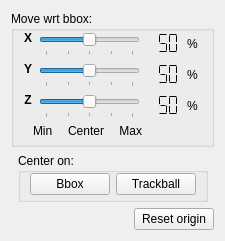
     <widget class="QWidget" name="originTab" >
      <attribute name="title" >
       <string>Origin</string>
      </attribute>
      <layout class="QVBoxLayout" >
       <item>
        <widget class="QGroupBox" name="moveWrtBboxGroupBox" >
         <property name="sizePolicy" >
          <sizepolicy vsizetype="Minimum" hsizetype="Minimum" >
           <horstretch>0</horstretch>
           <verstretch>0</verstretch>
          </sizepolicy>
         </property>
         <property name="title" >
          <string>Move wrt bbox:</string>
         </property>
         <layout class="QVBoxLayout" >
          <property name="topMargin" >
           <number>0</number>
          </property>
          <property name="bottomMargin" >
           <number>0</number>
          </property>
          <item>
           <layout class="QHBoxLayout" >
            <item>
             <widget class="QLabel" name="bboxXLabel" >
              <property name="minimumSize" >
               <size>
                <width>10</width>
                <height>25</height>
               </size>
              </property>
              <property name="maximumSize" >
               <size>
                <width>10</width>
                <height>25</height>
               </size>
              </property>
              <property name="font" >
               <font>
                <weight>75</weight>
                <bold>true</bold>
               </font>
              </property>
              <property name="text" >
               <string>X</string>
              </property>
              <property name="alignment" >
               <set>Qt::AlignHCenter|Qt::AlignTop</set>
              </property>
             </widget>
            </item>
            <item>
             <widget class="QSlider" name="bboxXSlider" >
              <property name="sizePolicy" >
               <sizepolicy vsizetype="Minimum" hsizetype="Expanding" >
                <horstretch>0</horstretch>
                <verstretch>0</verstretch>
               </sizepolicy>
              </property>
              <property name="minimumSize" >
               <size>
                <width>101</width>
                <height>25</height>
               </size>
              </property>
              <property name="minimum" >
               <number>0</number>
              </property>
              <property name="maximum" >
               <number>100</number>
              </property>
              <property name="singleStep" >
               <number>1</number>
              </property>
              <property name="pageStep" >
               <number>1</number>
              </property>
              <property name="value" >
               <number>50</number>
              </property>
              <property name="orientation" >
               <enum>Qt::Horizontal</enum>
              </property>
              <property name="tickPosition" >
               <enum>QSlider::TicksBelow</enum>
              </property>
              <property name="tickInterval" >
               <number>25</number>
              </property>
             </widget>
            </item>
            <item>
             <widget class="QLCDNumber" name="bboxXLcdNumber" >
              <property name="minimumSize" >
               <size>
                <width>35</width>
                <height>25</height>
               </size>
              </property>
              <property name="maximumSize" >
               <size>
                <width>35</width>
                <height>25</height>
               </size>
              </property>
              <property name="font" >
               <font>
                <pointsize>2</pointsize>
               </font>
              </property>
              <property name="frameShape" >
               <enum>QFrame::NoFrame</enum>
              </property>
              <property name="frameShadow" >
               <enum>QFrame::Plain</enum>
              </property>
              <property name="lineWidth" >
               <number>0</number>
              </property>
              <property name="numDigits" >
               <number>3</number>
              </property>
              <property name="segmentStyle" >
               <enum>QLCDNumber::Flat</enum>
              </property>
              <property name="value" stdset="0" >
               <double>50.000000000000000</double>
              </property>
             </widget>
            </item>
            <item>
             <widget class="QLabel" name="bboxXLabel2" >
              <property name="minimumSize" >
               <size>
                <width>15</width>
                <height>25</height>
               </size>
              </property>
              <property name="maximumSize" >
               <size>
                <width>15</width>
                <height>25</height>
               </size>
              </property>
              <property name="text" >
               <string>%</string>
              </property>
              <property name="alignment" >
               <set>Qt::AlignLeading|Qt::AlignLeft|Qt::AlignVCenter</set>
              </property>
             </widget>
            </item>
           </layout>
          </item>
          <item>
           <layout class="QHBoxLayout" >
            <item>
             <widget class="QLabel" name="bboxYLabel" >
              <property name="minimumSize" >
               <size>
                <width>10</width>
                <height>25</height>
               </size>
              </property>
              <property name="maximumSize" >
               <size>
                <width>10</width>
                <height>25</height>
               </size>
              </property>
              <property name="font" >
               <font>
                <weight>75</weight>
                <bold>true</bold>
               </font>
              </property>
              <property name="text" >
               <string>Y</string>
              </property>
              <property name="alignment" >
               <set>Qt::AlignHCenter|Qt::AlignTop</set>
              </property>
             </widget>
            </item>
            <item>
             <widget class="QSlider" name="bboxYSlider" >
              <property name="sizePolicy" >
               <sizepolicy vsizetype="Minimum" hsizetype="Expanding" >
                <horstretch>0</horstretch>
                <verstretch>0</verstretch>
               </sizepolicy>
              </property>
              <property name="minimumSize" >
               <size>
                <width>101</width>
                <height>25</height>
               </size>
              </property>
              <property name="minimum" >
               <number>0</number>
              </property>
              <property name="maximum" >
               <number>100</number>
              </property>
              <property name="singleStep" >
               <number>1</number>
              </property>
              <property name="pageStep" >
               <number>1</number>
              </property>
              <property name="value" >
               <number>50</number>
              </property>
              <property name="orientation" >
               <enum>Qt::Horizontal</enum>
              </property>
              <property name="tickPosition" >
               <enum>QSlider::TicksBelow</enum>
              </property>
              <property name="tickInterval" >
               <number>25</number>
              </property>
             </widget>
            </item>
            <item>
             <widget class="QLCDNumber" name="bboxYLcdNumber" >
              <property name="minimumSize" >
               <size>
                <width>35</width>
                <height>25</height>
               </size>
              </property>
              <property name="maximumSize" >
               <size>
                <width>35</width>
                <height>25</height>
               </size>
              </property>
              <property name="font" >
               <font>
                <pointsize>2</pointsize>
               </font>
              </property>
              <property name="frameShape" >
               <enum>QFrame::NoFrame</enum>
              </property>
              <property name="frameShadow" >
               <enum>QFrame::Plain</enum>
              </property>
              <property name="lineWidth" >
               <number>0</number>
              </property>
              <property name="numDigits" >
               <number>3</number>
              </property>
              <property name="segmentStyle" >
               <enum>QLCDNumber::Flat</enum>
              </property>
              <property name="value" stdset="0" >
               <double>50.000000000000000</double>
              </property>
             </widget>
            </item>
            <item>
             <widget class="QLabel" name="bboxYLabel2" >
              <property name="minimumSize" >
               <size>
                <width>15</width>
                <height>25</height>
               </size>
              </property>
              <property name="maximumSize" >
               <size>
                <width>15</width>
                <height>25</height>
               </size>
              </property>
              <property name="text" >
               <string>%</string>
              </property>
              <property name="alignment" >
               <set>Qt::AlignLeading|Qt::AlignLeft|Qt::AlignVCenter</set>
              </property>
             </widget>
            </item>
           </layout>
          </item>
          <item>
           <layout class="QHBoxLayout" >
            <item>
             <widget class="QLabel" name="bboxZLabel" >
              <property name="minimumSize" >
               <size>
                <width>10</width>
                <height>25</height>
               </size>
              </property>
              <property name="maximumSize" >
               <size>
                <width>10</width>
                <height>25</height>
               </size>
              </property>
              <property name="font" >
               <font>
                <weight>75</weight>
                <bold>true</bold>
               </font>
              </property>
              <property name="text" >
               <string>Z</string>
              </property>
              <property name="alignment" >
               <set>Qt::AlignHCenter|Qt::AlignTop</set>
              </property>
             </widget>
            </item>
            <item>
             <widget class="QSlider" name="bboxZSlider" >
              <property name="sizePolicy" >
               <sizepolicy vsizetype="Minimum" hsizetype="Expanding" >
                <horstretch>0</horstretch>
                <verstretch>0</verstretch>
               </sizepolicy>
              </property>
              <property name="minimumSize" >
               <size>
                <width>101</width>
                <height>25</height>
               </size>
              </property>
              <property name="minimum" >
               <number>0</number>
              </property>
              <property name="maximum" >
               <number>100</number>
              </property>
              <property name="singleStep" >
               <number>1</number>
              </property>
              <property name="pageStep" >
               <number>1</number>
              </property>
              <property name="value" >
               <number>50</number>
              </property>
              <property name="orientation" >
               <enum>Qt::Horizontal</enum>
              </property>
              <property name="tickPosition" >
               <enum>QSlider::TicksBelow</enum>
              </property>
              <property name="tickInterval" >
               <number>25</number>
              </property>
             </widget>
            </item>
            <item>
             <widget class="QLCDNumber" name="bboxZLcdNumber" >
              <property name="minimumSize" >
               <size>
                <width>35</width>
                <height>25</height>
               </size>
              </property>
              <property name="maximumSize" >
               <size>
                <width>35</width>
                <height>25</height>
               </size>
              </property>
              <property name="font" >
               <font>
                <pointsize>2</pointsize>
               </font>
              </property>
              <property name="frameShape" >
               <enum>QFrame::NoFrame</enum>
              </property>
              <property name="frameShadow" >
               <enum>QFrame::Plain</enum>
              </property>
              <property name="lineWidth" >
               <number>0</number>
              </property>
              <property name="numDigits" >
               <number>3</number>
              </property>
              <property name="segmentStyle" >
               <enum>QLCDNumber::Flat</enum>
              </property>
              <property name="value" stdset="0" >
               <double>50.000000000000000</double>
              </property>
             </widget>
            </item>
            <item>
             <widget class="QLabel" name="bboxZLabel2" >
              <property name="minimumSize" >
               <size>
                <width>15</width>
                <height>25</height>
               </size>
              </property>
              <property name="maximumSize" >
               <size>
                <width>15</width>
                <height>25</height>
               </size>
              </property>
              <property name="text" >
               <string>%</string>
              </property>
              <property name="alignment" >
               <set>Qt::AlignLeading|Qt::AlignLeft|Qt::AlignVCenter</set>
              </property>
             </widget>
            </item>
           </layout>
          </item>
          <item>
           <layout class="QHBoxLayout" >
            <item>
             <spacer>
              <property name="orientation" >
               <enum>Qt::Horizontal</enum>
              </property>
              <property name="sizeType" >
               <enum>QSizePolicy::Minimum</enum>
              </property>
              <property name="sizeHint" >
               <size>
                <width>10</width>
                <height>20</height>
               </size>
              </property>
             </spacer>
            </item>
            <item>
             <widget class="QLabel" name="bboxMinLabel" >
              <property name="text" >
               <string>Min</string>
              </property>
              <property name="alignment" >
               <set>Qt::AlignLeading|Qt::AlignLeft|Qt::AlignTop</set>
              </property>
             </widget>
            </item>
            <item>
             <spacer>
              <property name="orientation" >
               <enum>Qt::Horizontal</enum>
              </property>
              <property name="sizeHint" >
               <size>
                <width>0</width>
                <height>20</height>
               </size>
              </property>
             </spacer>
            </item>
            <item>
             <widget class="QLabel" name="bboxCenterLabel" >
              <property name="text" >
               <string>Center</string>
              </property>
              <property name="alignment" >
               <set>Qt::AlignLeading|Qt::AlignLeft|Qt::AlignTop</set>
              </property>
             </widget>
            </item>
            <item>
             <spacer>
              <property name="orientation" >
               <enum>Qt::Horizontal</enum>
              </property>
              <property name="sizeHint" >
               <size>
                <width>0</width>
                <height>20</height>
               </size>
              </property>
             </spacer>
            </item>
            <item>
             <widget class="QLabel" name="bboxMaxLabel" >
              <property name="text" >
               <string>Max</string>
              </property>
              <property name="alignment" >
               <set>Qt::AlignRight|Qt::AlignTop|Qt::AlignTrailing</set>
              </property>
             </widget>
            </item>
            <item>
             <spacer>
              <property name="orientation" >
               <enum>Qt::Horizontal</enum>
              </property>
              <property name="sizeType" >
               <enum>QSizePolicy::Minimum</enum>
              </property>
              <property name="sizeHint" >
               <size>
                <width>60</width>
                <height>20</height>
               </size>
              </property>
             </spacer>
            </item>
           </layout>
          </item>
         </layout>
        </widget>
       </item>
       <item>
        <layout class="QHBoxLayout" >
         <item>
          <spacer>
           <property name="orientation" >
            <enum>Qt::Horizontal</enum>
           </property>
           <property name="sizeHint" >
            <size>
             <width>0</width>
             <height>20</height>
            </size>
           </property>
          </spacer>
         </item>
         <item>
          <widget class="QGroupBox" name="centerOnGroupBox" >
           <property name="title" >
            <string>Center on:</string>
           </property>
           <layout class="QHBoxLayout" >
            <property name="topMargin" >
             <number>0</number>
            </property>
            <property name="bottomMargin" >
             <number>4</number>
            </property>
            <item>
             <widget class="QPushButton" name="centerOnBboxPushButton" >
              <property name="text" >
               <string>Bbox</string>
              </property>
             </widget>
            </item>
            <item>
             <widget class="QPushButton" name="centerOnTrackbalPushButton" >
              <property name="text" >
               <string>Trackball</string>
              </property>
             </widget>
            </item>
           </layout>
          </widget>
         </item>
         <item>
          <spacer>
           <property name="orientation" >
            <enum>Qt::Horizontal</enum>
           </property>
           <property name="sizeHint" >
            <size>
             <width>0</width>
             <height>20</height>
            </size>
           </property>
          </spacer>
         </item>
        </layout>
       </item>
       <item>
        <spacer>
         <property name="orientation" >
          <enum>Qt::Vertical</enum>
         </property>
         <property name="sizeType" >
          <enum>QSizePolicy::MinimumExpanding</enum>
         </property>
         <property name="sizeHint" >
          <size>
           <width>20</width>
           <height>0</height>
          </size>
         </property>
        </spacer>
       </item>
       <item>
        <layout class="QHBoxLayout" >
         <item>
          <spacer>
           <property name="orientation" >
            <enum>Qt::Horizontal</enum>
           </property>
           <property name="sizeHint" >
            <size>
             <width>0</width>
             <height>20</height>
            </size>
           </property>
          </spacer>
         </item>
         <item>
          <widget class="QPushButton" name="resetOriginPushButton" >
           <property name="text" >
            <string>Reset origin</string>
           </property>
          </widget>
         </item>
        </layout>
       </item>
      </layout>
     </widget>
